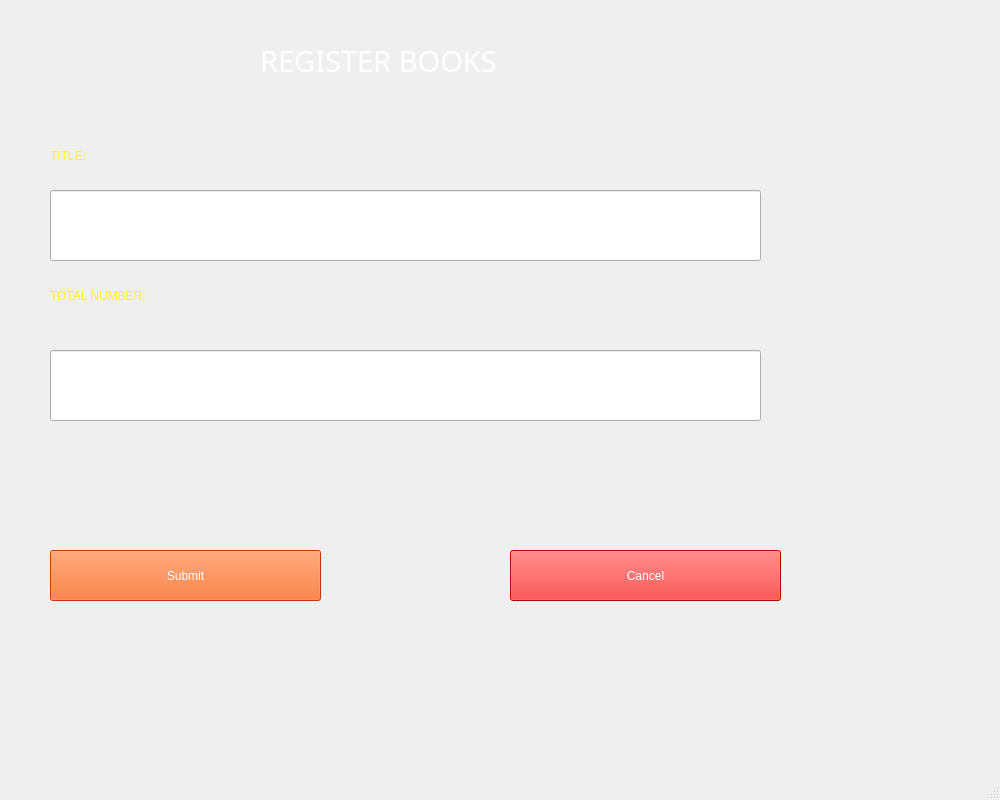
<?xml version="1.0" encoding="UTF-8"?>
<ui version="4.0">
 <class>MainWindow</class>
 <widget class="QMainWindow" name="MainWindow">
  <property name="geometry">
   <rect>
    <x>0</x>
    <y>0</y>
    <width>1000</width>
    <height>800</height>
   </rect>
  </property>
  <property name="minimumSize">
   <size>
    <width>1000</width>
    <height>800</height>
   </size>
  </property>
  <property name="maximumSize">
   <size>
    <width>1000</width>
    <height>1000</height>
   </size>
  </property>
  <property name="windowTitle">
   <string>Register Books</string>
  </property>
  <property name="windowIcon">
   <iconset>
    <normaloff>../imgs/home.png</normaloff>../imgs/home.png</iconset>
  </property>
  <widget class="QWidget" name="centralwidget">
   <widget class="QLabel" name="label">
    <property name="geometry">
     <rect>
      <x>0</x>
      <y>-10</y>
      <width>1021</width>
      <height>961</height>
     </rect>
    </property>
    <property name="text">
     <string/>
    </property>
    <property name="pixmap">
     <pixmap>../imgs/pexels-maxime-francis-2246476.jpg</pixmap>
    </property>
    <property name="scaledContents">
     <bool>true</bool>
    </property>
   </widget>
   <widget class="QLabel" name="label_2">
    <property name="geometry">
     <rect>
      <x>260</x>
      <y>40</y>
      <width>481</width>
      <height>41</height>
     </rect>
    </property>
    <property name="font">
     <font>
      <family>Segoe UI Black</family>
      <pointsize>22</pointsize>
      <weight>10</weight>
      <italic>false</italic>
      <bold>false</bold>
     </font>
    </property>
    <property name="styleSheet">
     <string notr="true">font: 87 22pt &quot;Segoe UI Black&quot;;
color: rgb(255, 255, 255);</string>
    </property>
    <property name="text">
     <string>REGISTER BOOKS</string>
    </property>
   </widget>
   <widget class="QLabel" name="label_3">
    <property name="geometry">
     <rect>
      <x>50</x>
      <y>140</y>
      <width>191</width>
      <height>31</height>
     </rect>
    </property>
    <property name="styleSheet">
     <string notr="true">color: rgb(255, 255, 0);
font: 87 12pt &quot;Segoe UI Black&quot;;</string>
    </property>
    <property name="text">
     <string>TITLE:</string>
    </property>
   </widget>
   <widget class="QLineEdit" name="full_name">
    <property name="geometry">
     <rect>
      <x>50</x>
      <y>190</y>
      <width>711</width>
      <height>71</height>
     </rect>
    </property>
    <property name="styleSheet">
     <string notr="true">font: 20pt &quot;Segoe MDL2 Assets&quot;;</string>
    </property>
   </widget>
   <widget class="QLabel" name="label_4">
    <property name="geometry">
     <rect>
      <x>50</x>
      <y>280</y>
      <width>511</width>
      <height>31</height>
     </rect>
    </property>
    <property name="styleSheet">
     <string notr="true">color: rgb(255, 255, 0);
font: 87 12pt &quot;Segoe UI Black&quot;;</string>
    </property>
    <property name="text">
     <string>TOTAL NUMBER:</string>
    </property>
   </widget>
   <widget class="QLineEdit" name="adm_no">
    <property name="geometry">
     <rect>
      <x>50</x>
      <y>350</y>
      <width>711</width>
      <height>71</height>
     </rect>
    </property>
    <property name="styleSheet">
     <string notr="true">font: 20pt &quot;Segoe MDL2 Assets&quot;;</string>
    </property>
   </widget>
   <widget class="QPushButton" name="submit">
    <property name="geometry">
     <rect>
      <x>50</x>
      <y>550</y>
      <width>271</width>
      <height>51</height>
     </rect>
    </property>
    <property name="styleSheet">
     <string notr="true">background-color: rgb(255, 85, 0);
color: rgb(255, 255, 255);
font: 11pt &quot;MS Shell Dlg 2&quot;;</string>
    </property>
    <property name="text">
     <string>Submit</string>
    </property>
   </widget>
   <widget class="QPushButton" name="cancel">
    <property name="geometry">
     <rect>
      <x>510</x>
      <y>550</y>
      <width>271</width>
      <height>51</height>
     </rect>
    </property>
    <property name="styleSheet">
     <string notr="true">background-color: rgb(255, 0, 0);
color: rgb(255, 255, 255);
font: 11pt &quot;MS Shell Dlg 2&quot;;</string>
    </property>
    <property name="text">
     <string>Cancel</string>
    </property>
   </widget>
  </widget>
  <widget class="QMenuBar" name="menubar">
   <property name="geometry">
    <rect>
     <x>0</x>
     <y>0</y>
     <width>1000</width>
     <height>22</height>
    </rect>
   </property>
  </widget>
  <widget class="QStatusBar" name="statusbar"/>
 </widget>
 <resources/>
 <connections/>
</ui>
